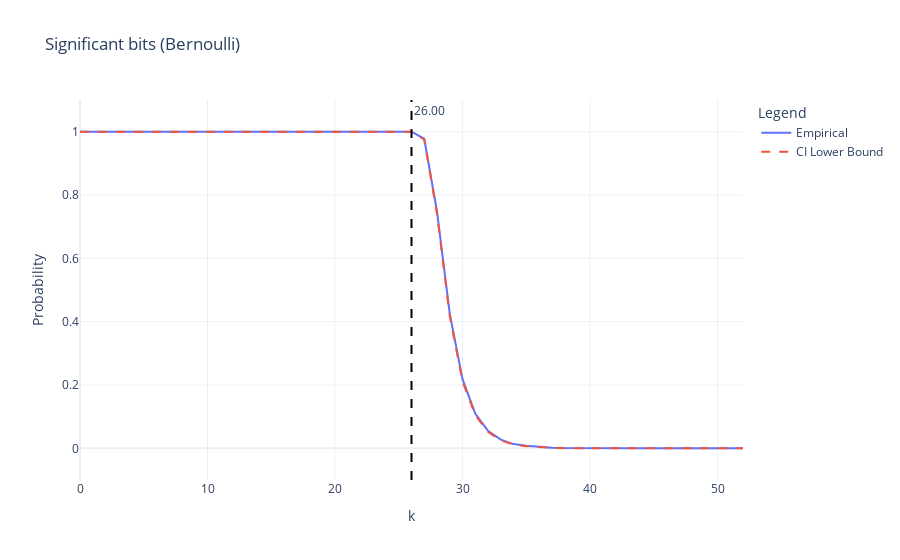

Notebook source saved alongside this figure:
### Markdown cell above
### Significant Bits

### Code cell
do_bernoulli_analysis(kth_significant, Z.size, alpha, "Significant")

### Figure 1 — Plotly figure (JSON) as saved in the notebook; plotly's stock layout.template omitted (floating-point values rounded to 4 significant figures)
{"data": [{"mode": "lines", "name": "Empirical", "type": "scatter", "x": [0, 1, 2, 3, 4, 5, 6, 7, 8, 9, 10, 11, 12, 13, 14, 15, 16, 17, 18, 19, 20, 21, 22, 23, 24, 25, 26, 27, 28, 29, 30, 31, 32, 33, 34, 35, 36, 37, 38, 39, 40, 41, 42, 43, 44, 45, 46, 47, 48, 49, 50, 51, 52], "y": [1.0, 1.0, 1.0, 1.0, 1.0, 1.0, 1.0, 1.0, 1.0, 1.0, 1.0, 1.0, 1.0, 1.0, 1.0, 1.0, 1.0, 1.0, 1.0, 1.0, 1.0, 1.0, 1.0, 1.0, 1.0, 1.0, 1.0, 0.9776, 0.748, 0.4254, 0.2186, 0.11, 0.0556, 0.0275, 0.0134, 0.0081, 0.0044, 0.0022, 0.001, 0.0006, 0.0002, 0.0, 0.0, 0.0, 0.0, 0.0, 0.0, 0.0, 0.0, 0.0, 0.0, 0.0, 0.0]}, {"line": {"dash": "dash"}, "mode": "lines", "name": "CI Lower Bound", "type": "scatter", "x": [0, 1, 2, 3, 4, 5, 6, 7, 8, 9, 10, 11, 12, 13, 14, 15, 16, 17, 18, 19, 20, 21, 22, 23, 24, 25, 26, 27, 28, 29, 30, 31, 32, 33, 34, 35, 36, 37, 38, 39, 40, 41, 42, 43, 44, 45, 46, 47, 48, 49, 50, 51, 52], "y": [0.9997, 0.9997, 0.9997, 0.9997, 0.9997, 0.9997, 0.9997, 0.9997, 0.9997, 0.9997, 0.9997, 0.9997, 0.9997, 0.9997, 0.9997, 0.9997, 0.9997, 0.9997, 0.9997, 0.9997, 0.9997, 0.9997, 0.9997, 0.9997, 0.9997, 0.9997, 0.9997, 0.975, 0.7408, 0.4173, 0.2119, 0.105, 0.052, 0.02499, 0.01169, 0.006805, 0.003486, 0.001595, 0.0006303, 0.0003348, 7.107e-05, -3.258e-05, -3.258e-05, -3.258e-05, -3.258e-05, -3.258e-05, -3.258e-05, -3.258e-05, -3.258e-05, -3.258e-05, -3.258e-05, -3.258e-05, -3.258e-05]}], "layout": {"annotations": [{"showarrow": false, "text": "26.00", "x": 26, "xanchor": "left", "xref": "x", "y": 1, "yanchor": "top", "yref": "y domain"}], "legend": {"title": {"text": "Legend"}}, "shapes": [{"line": {"color": "black", "dash": "dash", "width": 2}, "name": "kth bit", "type": "line", "x0": 26, "x1": 26, "xref": "x", "y0": 0, "y1": 1, "yref": "y domain"}], "title": {"text": "Significant bits (Bernoulli)"}, "xaxis": {"title": {"text": "k"}}, "yaxis": {"range": [-0.1, 1.1], "title": {"text": "Probability"}}}}
